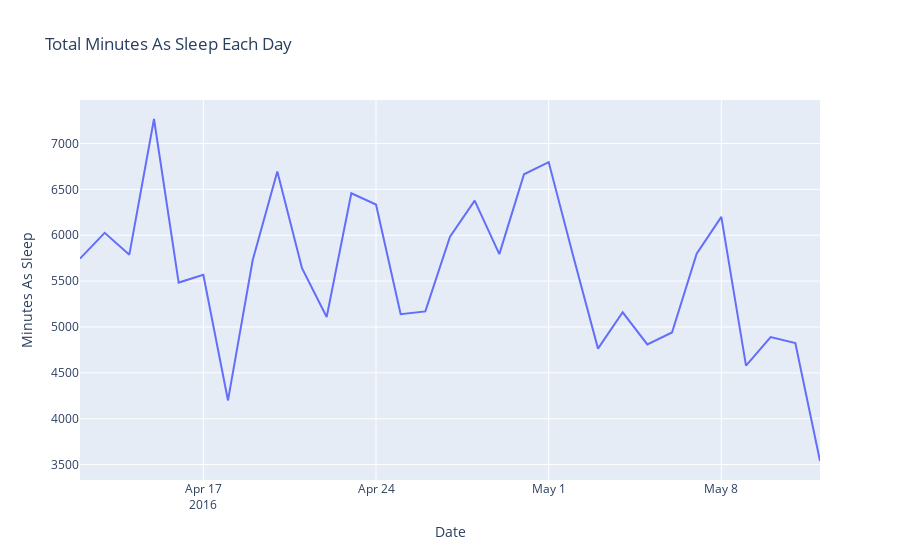

Notebook source saved alongside this figure:
### Code cell
all_sleep = sleep_per_day.groupby('SleepDay', as_index=False)['TotalMinutesAsleep'].sum()

daily_sleep = go.Scatter(x=all_sleep['SleepDay'], y=all_sleep['TotalMinutesAsleep'])

layout = go.Layout(title='Total Minutes As Sleep Each Day', xaxis=dict(title='Date'), yaxis=dict(title='Minutes As Sleep'))

fig = go.Figure(data=[daily_sleep], layout=layout)

iplot(fig)

### Figure 1 — Plotly figure (JSON) as saved in the notebook; plotly's stock layout.template omitted (floating-point values rounded to 4 significant figures)
{"data": [{"type": "scatter", "x": ["2016-04-12T00:00:00", "2016-04-13T00:00:00", "2016-04-14T00:00:00", "2016-04-15T00:00:00", "2016-04-16T00:00:00", "2016-04-17T00:00:00", "2016-04-18T00:00:00", "2016-04-19T00:00:00", "2016-04-20T00:00:00", "2016-04-21T00:00:00", "2016-04-22T00:00:00", "2016-04-23T00:00:00", "2016-04-24T00:00:00", "2016-04-25T00:00:00", "2016-04-26T00:00:00", "2016-04-27T00:00:00", "2016-04-28T00:00:00", "2016-04-29T00:00:00", "2016-04-30T00:00:00", "2016-05-01T00:00:00", "2016-05-02T00:00:00", "2016-05-03T00:00:00", "2016-05-04T00:00:00", "2016-05-05T00:00:00", "2016-05-06T00:00:00", "2016-05-07T00:00:00", "2016-05-08T00:00:00", "2016-05-09T00:00:00", "2016-05-10T00:00:00", "2016-05-11T00:00:00", "2016-05-12T00:00:00"], "y": [5745, 6026, 5788, 7267, 5484, 5569, 4199, 5727, 6694, 5640, 5108, 6458, 6335, 5140, 5170, 5985, 6377, 5794, 6665, 6797, 5768, 4764, 5160, 4810, 4940, 5800, 6200, 4578, 4889, 4824, 3539]}], "layout": {"title": {"text": "Total Minutes As Sleep Each Day"}, "xaxis": {"title": {"text": "Date"}}, "yaxis": {"title": {"text": "Minutes As Sleep"}}}}
